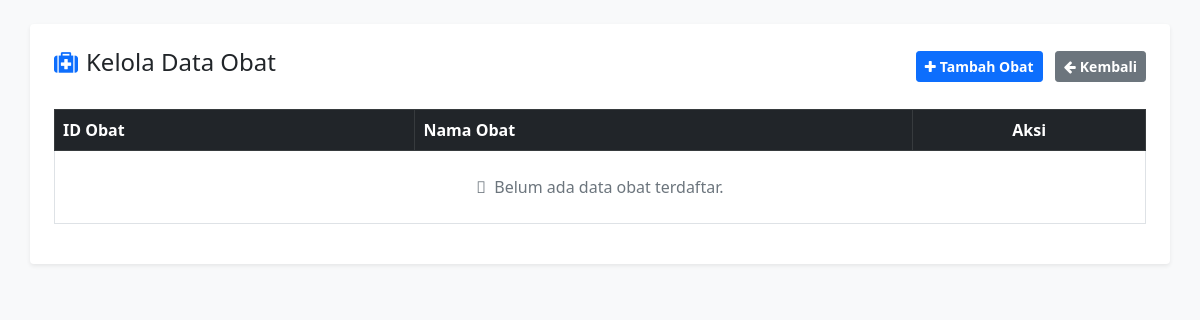
The app's page /page/data_obat.php (signed in), older data.
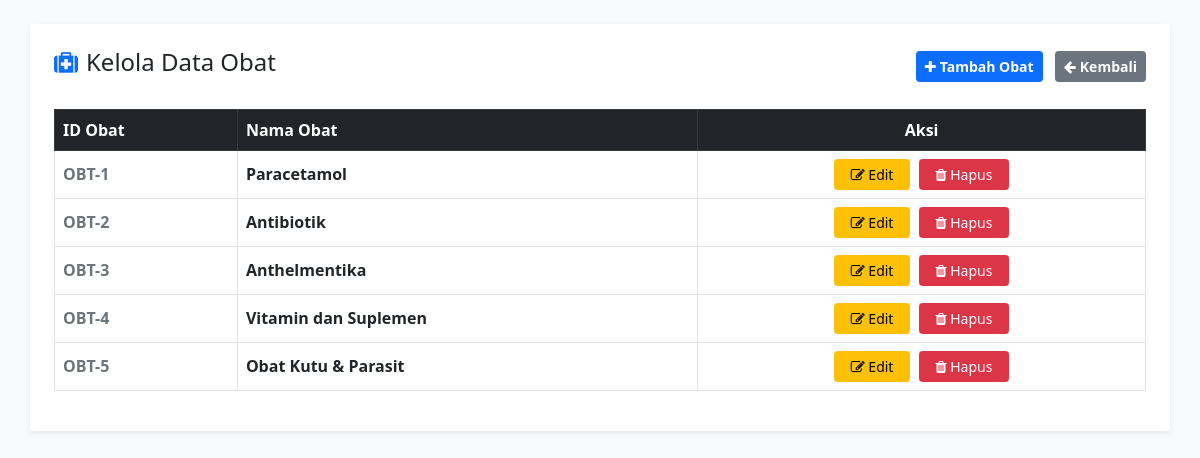
The same page, newer data.
### tables this page shows
CREATE TABLE `obat` (
  `ID_Obat` int(11) NOT NULL,
  `Nama_Obat` varchar(100) NOT NULL,
  `Harga` decimal(10,2) NOT NULL DEFAULT '0.00',
  `Stok` int(11) NOT NULL DEFAULT '0'
);

### page/data_obat.php (the view, shortened to what this page needs)
<?php
include '../config/koneksi.php';
?>
<!DOCTYPE html>
<html lang="id">
<head>
    <link href="../vendor/bootstrap/css/bootstrap.min.css" rel="stylesheet">
    <link rel="stylesheet" href="../assets/css/fontawesome.css">
</head>
<body class="bg-light p-4">
    <div class="container bg-white p-4 shadow-sm rounded">
        <div class="d-flex justify-content-between align-items-center mb-4">
            <h4><i class="fa fa-medkit d-block-md me-2 text-primary"></i>Kelola Data Obat</h4>
            <div>
                <a href="tambah_obat.php" class="btn btn-sm btn-primary fw-bold me-2"><i class="fa fa-plus me-1"></i>Tambah Obat</a>
                <a href="../index.php" class="btn btn-sm btn-secondary fw-bold"><i class="fa fa-arrow-left me-1"></i>Kembali</a>
            </div>
        </div>
        <div class="table-responsive">
            <table class="table table-bordered table-hover align-middle">
                <thead class="table-dark">
                    <tr>
                        <th>ID Obat</th>
                        <th>Nama Obat</th>
                        <th class="text-center">Aksi</th>
                    </tr>
                </thead>
                <tbody>
                    <?php
                    $res = mysqli_query($koneksi, "SELECT * FROM obat");
                    if (mysqli_num_rows($res) > 0) {
                        while($row = mysqli_fetch_assoc($res)) {
                            echo "<tr>
                                    <td class='fw-bold text-secondary'>OBT-{$row['ID_Obat']}</td>
                                    <td class='fw-bold'>
                                        " . htmlspecialchars($row['Nama_Obat']) . " <br>
                                    </td>
                                    <td class='text-center'>
                                        <a href='edit_obat.php?id={$row['ID_Obat']}' class='btn btn-sm btn-warning px-3 me-1'>
                                            <i class='fa fa-edit'></i> Edit
                                        </a>
                                        <a href='data_obat.php?hapus={$row['ID_Obat']}' class='btn btn-sm btn-danger px-3' onclick='return confirm(\"Apakah Anda yakin ingin menghapus data obat ini beserta akun loginnya?\")'>
                                            <i class='fa fa-trash'></i> Hapus
                                        </a>
                                    </td>
                                  </tr>";
                        }
                    } else {
                        echo "<tr><td colspan='3' class='text-center py-4 text-muted'><i class='fa-solid fa-folder-open me-1'></i> Belum ada data obat terdaftar.</td></tr>";
                    }
                    ?>
                </tbody>
            </table>
        </div>
    </div>
</body>
</html>

Row changes from the older to the newer data that the page shows:
added obat: ID_Obat "1", Nama_Obat "Paracetamol"
added obat: ID_Obat "2", Nama_Obat "Antibiotik"
added obat: ID_Obat "3", Nama_Obat "Anthelmentika"
added obat: ID_Obat "4", Nama_Obat "Vitamin dan Suplemen"
added obat: ID_Obat "5", Nama_Obat "Obat Kutu & Parasit"
Text that changed along with them:
text no longer shown: "Belum ada data obat terdaftar."
